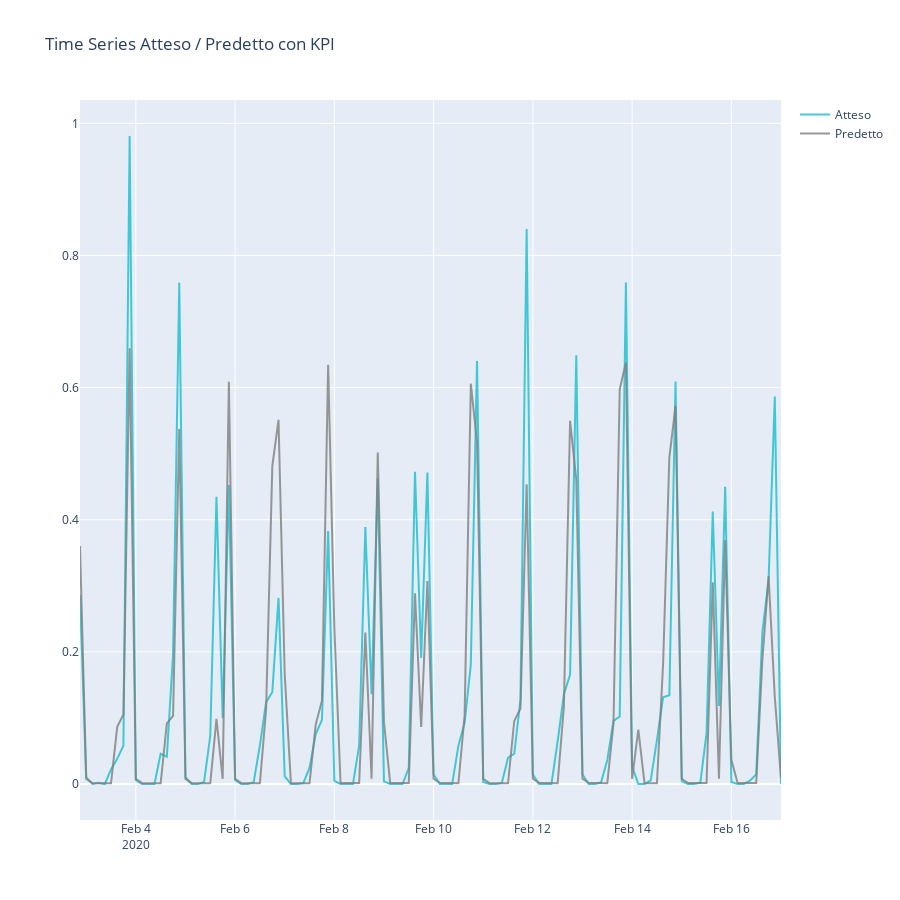

The code cell stored with this chart in its notebook:
### Code cell
test_y_df = pd.DataFrame(test_y,index=test_indexs, columns=['VALUE'])
yhat_df = pd.DataFrame(yhat, index=test_indexs, columns=['VALUE'])

trace1 = go.Scatter(x = test_y_df.index, y = test_y_df.VALUE, name = "Atteso", line = dict(color = '#17BECF'), opacity = 0.8)
trace2 = go.Scatter(x = yhat_df.index ,y = yhat_df.VALUE, name = "Predetto", line = dict(color = '#7F7F7F'), opacity = 0.8)

fig = tools.make_subplots(rows=1, cols=1, specs=[[{}]], shared_xaxes=True,  shared_yaxes=True)

fig.append_trace(trace1, 1,1)
fig.append_trace(trace2, 1,1)

fig['layout'].update( height=900,title='Time Series Atteso / Predetto con KPI', showlegend=True)

fig.show()
